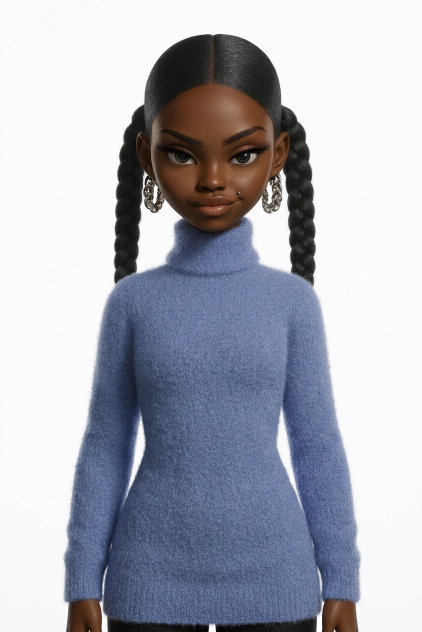
#> input picture production/runway-engine/assets/character/zuri-full-src.png, 843 x 1264 px, found by its file name (shown at 1/2 size)
$ python face_rig.py
#> lines starting #> are read from the running program, lines starting #| are printed output that depends on the picture
"""Blink and mouth, assembled from her own pixels.

A hand-drawn eyelid on a photographic face looks like a sticker, which is the exact
mistake the pasted hand made. So the closed eye is BUILT: the aperture (sclera +
iris) is found, filled by pulling the lid skin down and the cheek skin up, and the
lash line is redrawn with the colour of her own lashes. Same lighting, same grain.

The mouth works the same way: the lip line is found, and an opening is cut between
the lips with a mouth-interior colour, so the lips part instead of being redrawn.
"""
import json
import numpy as np
from PIL import Image, ImageFilter, ImageDraw

BASE = 'assets/character/zuri-full-src.png'
EYES = {'l': dict(x=383, y=326), 'r': dict(x=478, y=326)}
EYE_W, EYE_H = 104, 62
MOUTH = dict(x=430, y=422)
MOUTH_W, MOUTH_H = 132, 74
OUT_PNG = 'assets/character/face-patches.png'
OUT_JSON = '../../content/runway/character/face-patches.json'


def aperture(rgb, box):
    """Pixels inside the eye box that are NOT lid skin: sclera and iris."""
    x0, y0, x1, y1 = box
    w = rgb[y0:y1, x0:x1].astype(float)
    lum = w.mean(2)
    mx, mn = w.max(2), w.min(2)
    sat = np.where(mx > 0, (mx - mn) / np.maximum(mx, 1), 0)
    sclera = (lum > 72) & (sat < 0.55)
    iris = (lum < 92) & (sat < 0.62)
    m = sclera | iris
    # keep only the largest round-ish blob near the centre
    return m


def shut_eye(rgb, box, open_frac=0.0):
    """Return an RGB patch of the eye box with the aperture closed to `open_frac`."""
    x0, y0, x1, y1 = box
    patch = rgb[y0:y1, x0:x1].astype(np.float32).copy()
    ap = aperture(rgb, box)
    # vertical extent per column
    h, w = ap.shape
    lash_cols = []
    for x in range(w):
        col = np.nonzero(ap[:, x])[0]
        if len(col) < 3:
            continue
        t, b = int(col.min()), int(col.max())
        if b - t < 4:
            continue
        # keep a thin aperture if the caller wants a half blink
        keep = max(0, int((b - t) * open_frac))
        ct, cb = t, b
        mid_t = t + (b - t - keep) // 2
        # lid skin from just above, cheek skin from just below
        top_src = patch[max(0, t - 4):t, x].mean(0) if t > 4 else patch[t, x].copy()
        bot_src = patch[b + 1:min(h, b + 5), x].mean(0) if b + 5 < h else patch[b, x].copy()
        top_src = np.asarray(top_src, dtype=np.float32).reshape(3)
        bot_src = np.asarray(bot_src, dtype=np.float32).reshape(3)
        for y in range(ct, cb + 1):
            if mid_t <= y <= mid_t + keep:
                continue
            u = (y - ct) / max(1, (cb - ct))
            # ease the blend so the lid reads as a curve, not a gradient ramp
            u = u * u * (3 - 2 * u)
            patch[y, x] = top_src * (1 - u) + bot_src * u
        lash_cols.append((x, mid_t + keep * 0.55, t, b))
    # the lash line, drawn with her own lash colour
    lash_px = rgb[y0 + 0:y0 + 8, x0:x1].reshape(-1, 3)
    dark = lash_px[lash_px.mean(1) < 60]
    lash = dark.mean(0) if len(dark) else np.array([22, 14, 10])
    img = Image.fromarray(patch.clip(0, 255).astype(np.uint8))
    d = ImageDraw.Draw(img, 'RGBA')
    for x, yc, t, b in lash_cols:
        thick = 2.2 + 0.6 * np.sin(x / max(1, w) * np.pi)
        d.line([(x, yc - thick / 2), (x, yc + thick / 2)], fill=tuple(int(v) for v in lash) + (235,))
    img = img.filter(ImageFilter.GaussianBlur(0.6))
    return img


def mouth_patch(rgb, box, open_amt=0.0):
    """Lips parted by `open_amt` (0 closed, 1 wide)."""
    x0, y0, x1, y1 = box
    patch = Image.fromarray(rgb[y0:y1, x0:x1].astype(np.uint8)).convert('RGB')
    if open_amt <= 0.01:
        return patch
    w, h = patch.size
    # lip line: darkest row in the middle third
    a = np.asarray(patch).astype(float).mean(2)
    mid = a[int(h * 0.30):int(h * 0.75)]
    row = int(np.argmin(mid.mean(1))) + int(h * 0.30)
    # mouth interior: a lens between the lips, widest at the centre
    d = ImageDraw.Draw(patch, 'RGBA')
    hh = 1.2 + 7.5 * open_amt
    half = w * (0.30 + 0.06 * open_amt)
    cx = w / 2
    pts_top, pts_bot = [], []
    for i in range(41):
        u = i / 40
        x = cx - half + 2 * half * u
        k = np.sin(u * np.pi) ** 0.75
        pts_top.append((x, row - 1.2 - 1.8 * k * open_amt))
        pts_bot.append((x, row + 1.0 + hh * k))
    d.polygon(pts_top + pts_bot[::-1], fill=(48, 20, 16, 255))
    # a hint of teeth on the upper lip only when really open
    if open_amt > 0.55:
        d.polygon([(cx - half * 0.55, row - 0.6), (cx + half * 0.55, row - 0.6),
                   (cx + half * 0.5, row + 1.2 * open_amt), (cx - half * 0.5, row + 1.2 * open_amt)],
                  fill=(226, 214, 205, 210))
    patch = patch.filter(ImageFilter.GaussianBlur(0.7))
    return patch


def build():
    rgb = np.asarray(Image.open(BASE).convert('RGB')).astype(int)
    parts = {}
    # three blink states and two mouth states, packed into one sheet
    for side, e in EYES.items():
        box = (e['x'] - EYE_W // 2, e['y'] - EYE_H // 2, e['x'] + EYE_W // 2, e['y'] + EYE_H // 2)
        parts[f'{side}-half'] = shut_eye(rgb, box, 0.45)
        parts[f'{side}-shut'] = shut_eye(rgb, box, 0.0)
#> this loop made 2 passes
#> pass 1, in aperture, `lum = w.mean(2)`:
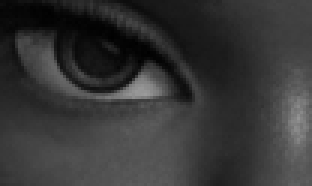
#> lum: shape (62, 104) float64 (shown 3 times larger); min 0.667, max 155.3, mean 54.4
#> pass 1, in aperture, `mx, mn = w.max(2), w.min(2)`:
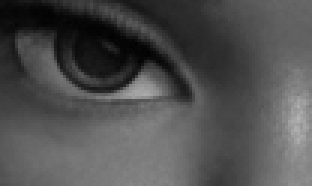
#> mx: shape (62, 104) float64 (shown 3 times larger); min 1, max 181, mean 79.6
#> after the loop, parts = 4 items
    mbox = (MOUTH['x'] - MOUTH_W // 2, MOUTH['y'] - MOUTH_H // 2,
            MOUTH['x'] + MOUTH_W // 2, MOUTH['y'] + MOUTH_H // 2)
    for lvl, name in ((0.35, 'm1'), (0.7, 'm2'), (1.0, 'm3')):
        parts[name] = mouth_patch(rgb, mbox, lvl)
#> this loop made 3 passes
#> pass 1, in mouth_patch, `patch = Image.fromarray(rgb[y0:y1, x0:x1].astype(np.uint8)).convert('R..`:
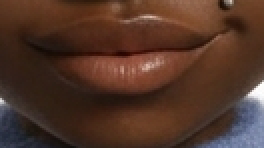
#> patch: PIL image 132x74 RGB (shown 2 times larger); mean R, G, B 81.4, 52.6, 39.8
#> pass 1, in mouth_patch, `a = np.asarray(patch).astype(float).mean(2)`:
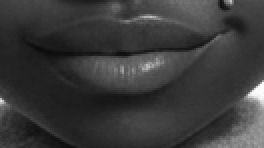
#> a: shape (74, 132) float64 (shown 2 times larger); min 10, max 254, mean 57.9
#> pass 1, in mouth_patch, `mid = a[int(h * 0.30):int(h * 0.75)]`:
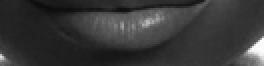
#> mid: shape (33, 132) float64 (shown 2 times larger); min 10, max 254, mean 55.4
#> pass 1, in mouth_patch, `patch = patch.filter(ImageFilter.GaussianBlur(0.7))`:
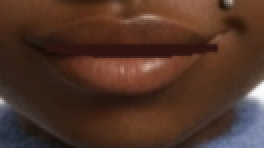
#> patch: PIL image 132x74 RGB (shown 2 times larger); mean R, G, B 79.9, 51.6, 39.2
#> after the loop, parts = 7 items

    sheet_w = sum(p.width for p in parts.values())
#> sheet_w = 812
    sheet_h = max(p.height for p in parts.values())
#> sheet_h = 74
    sheet = Image.new('RGB', (sheet_w, sheet_h), (255, 255, 255))
#> sheet: PIL image 812x74 RGB; every value is 255
    place = {}
    x = 0
    for name, p in parts.items():
        sheet.paste(p, (x, 0))
        place[name] = dict(sx=x, sy=0, w=p.width, h=p.height)
        x += p.width
#> this loop made 7 passes
#> (name, x) on passes 1 to 7: ('l-half', 104), ('l-shut', 208), ('r-half', 312), ('r-shut', 416), ('m1', 548), ('m2', 680), ('m3', 812)
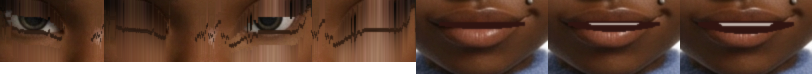
#> sheet: PIL image 812x74 RGB; mean R, G, B 99.3, 71.2, 56.7
#> after the loop, place = 7 items; x = 812
    sheet.save(OUT_PNG)
    meta = dict(
        eye_l=dict(x=EYES['l']['x'] - EYE_W // 2, y=EYES['l']['y'] - EYE_H // 2, w=EYE_W, h=EYE_H),
        eye_r=dict(x=EYES['r']['x'] - EYE_W // 2, y=EYES['r']['y'] - EYE_H // 2, w=EYE_W, h=EYE_H),
        mouth=dict(x=mbox[0], y=mbox[1], w=MOUTH_W, h=MOUTH_H),
        sheet=place, sheet_size=sheet.size, base_size=[Image.open(BASE).width, Image.open(BASE).height],
    )
#> meta = 6 items
    json.dump(meta, open(OUT_JSON, 'w'), indent=2)
    print(OUT_PNG, sheet.size)
#| assets/character/face-patches.png (812, 74)
    print(json.dumps(place))
#> (printed output is left out)


if __name__ == '__main__':
    build()
